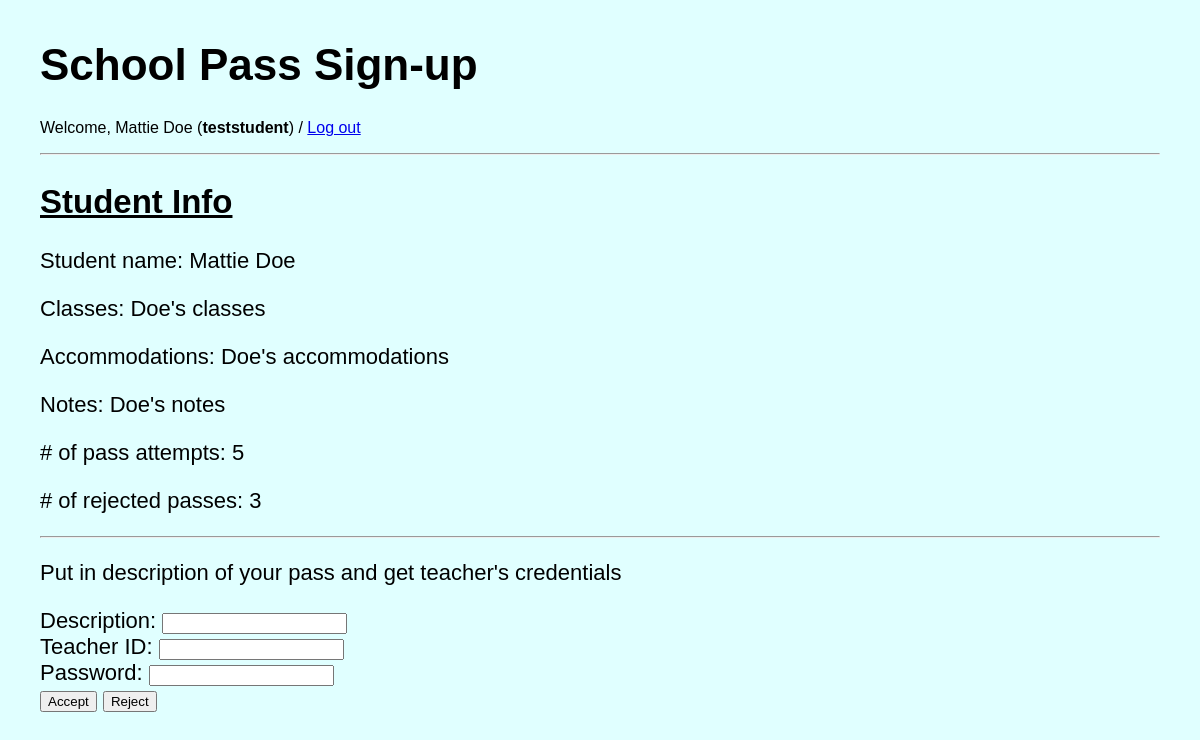
Before: /pagetwo/ (signed in) with the older database file.
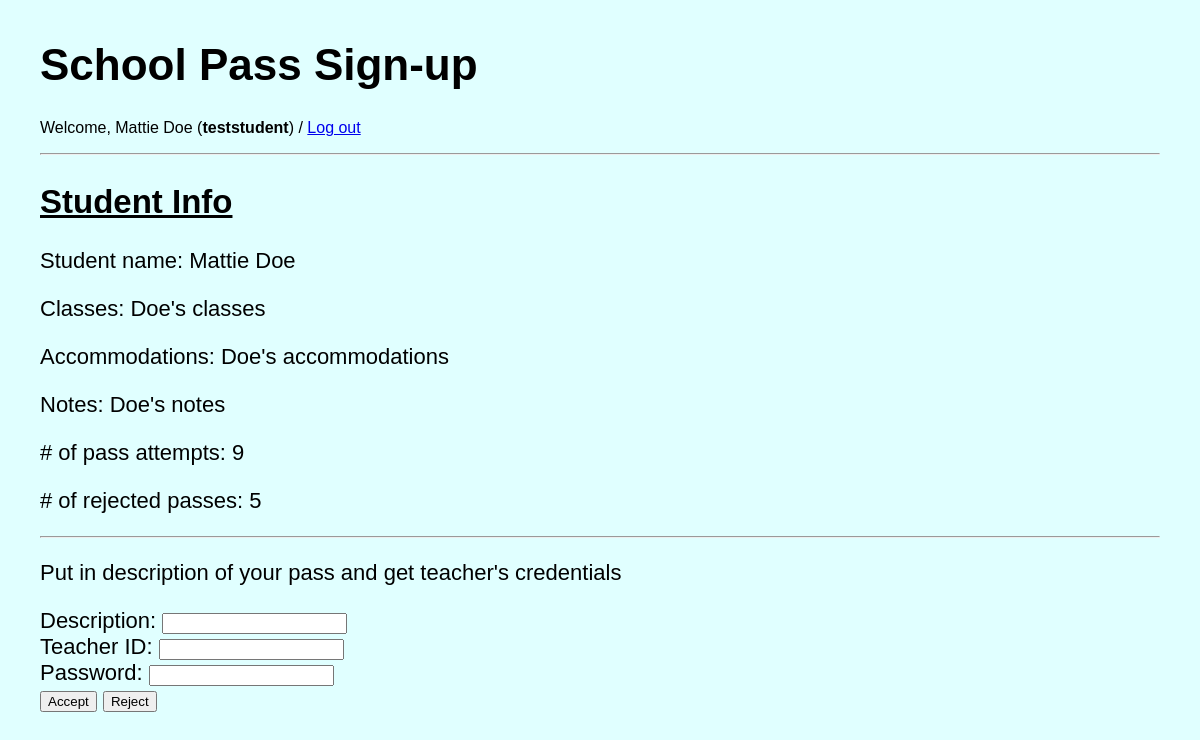
After: the same page with the newer database file.
### schoolpass/models.py (models this page shows, shortened)
class CustomUser(AbstractUser):
    is_student = models.BooleanField(default=False)
    is_teacher = models.BooleanField(default=False)
    pass_attempts = models.PositiveIntegerField(default=0)
    pass_rejections = models.PositiveIntegerField(default=0)

class Student(models.Model):
    user = models.OneToOneField(CustomUser, on_delete=models.CASCADE, primary_key=True, related_name='student_profile')
    classes_enrolled = models.TextField(max_length=150)
    accommodations = models.TextField(blank=True)
    notes = models.TextField(blank=True)
    number_of_passes = models.PositiveIntegerField(default=0)
    number_of_rejections = models.PositiveIntegerField(default=0)

### schoolpass/views.py (the view)
# urls.py: path('pagetwo/', views.pagetwo, name='pagetwo'),
@login_required
@student_required
def pagetwo(request):
    form = PassForm
    return render(request, 'schoolpass/pagetwo.html', {'form': form})

### schoolpass/templates/schoolpass/pagetwo.html (shortened to what this page needs)
{%  extends 'schoolpass/base.html' %}
{% block content %}
<h1>School Pass Sign-up</h1>{% if user.is_authenticated %}
<p style="font-size:16px;">Welcome, {{ user.first_name }}
    {{ user.last_name }} (<strong>{{ user.username }}</strong>) /
    <a href="{% url 'logout' %}">Log out</a></p>
{% endif %}
<hr>
    <h2><u>Student Info</u></h2>
    <p>Student name: {{ user.first_name }} {{ user.last_name }}</p>
    <p>Classes: {{ request.user.student_profile.classes_enrolled }}</p>
    {% if request.user.student_profile.accommodations %}
    <p>Accommodations: {{ request.user.student_profile.accommodations }}</p>
    {% endif %}
    {% if request.user.student_profile.notes %}
    <p>Notes: {{ request.user.student_profile.notes }}</p>
    {% endif %}
    <p># of pass attempts: {{ request.user.pass_attempts }}</p>
    <p># of rejected passes: {{ request.user.pass_rejections }}</p>
    <hr>
    <p>Put in description of your pass and get teacher's credentials</p>
    <form action="{% url 'process_pass' %}" method="POST">
    Description: {{ form.description }}<br>
    Teacher ID: {{ form.teacher_username }}<br>
    Password: {{ form.teacher_password }}<br>
    <input type="submit" name="Accept" value="Accept">
    <input type="submit" name="Reject" value="Reject">
    </form>
{% endblock %}

### schoolpass/templates/schoolpass/base.html (shortened to what this page needs)
{%  load static %}
<!DOCTYPE html>
<html lang="en">
<head>
    <link href="{% static 'schoolpass/my.css' %}" rel="stylesheet">
</head>
<body>
{% block content %}
{% endblock %}
</body>
</html>

### schoolpass/static/schoolpass/my.css (style rules this page uses)
body { font-family: 'Advent Pro', "Lucida Sans Unicode", "Lucida Grande", sans-serif; font-size: 22px; background-color: lightcyan; margin: 40px; }

Changed rows visible on the page:
changed CustomUser "Mattie": user.pass_attempts "5" → "9"; user.pass_rejections "3" → "5"
